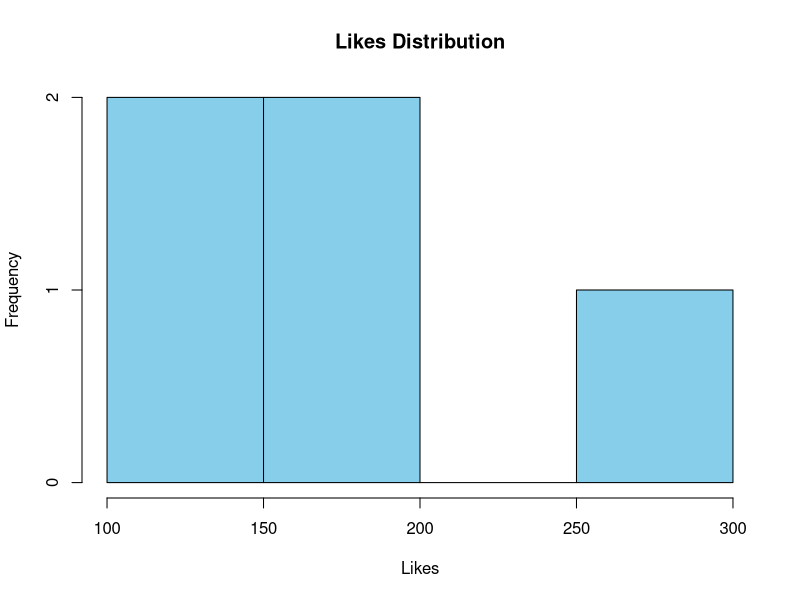
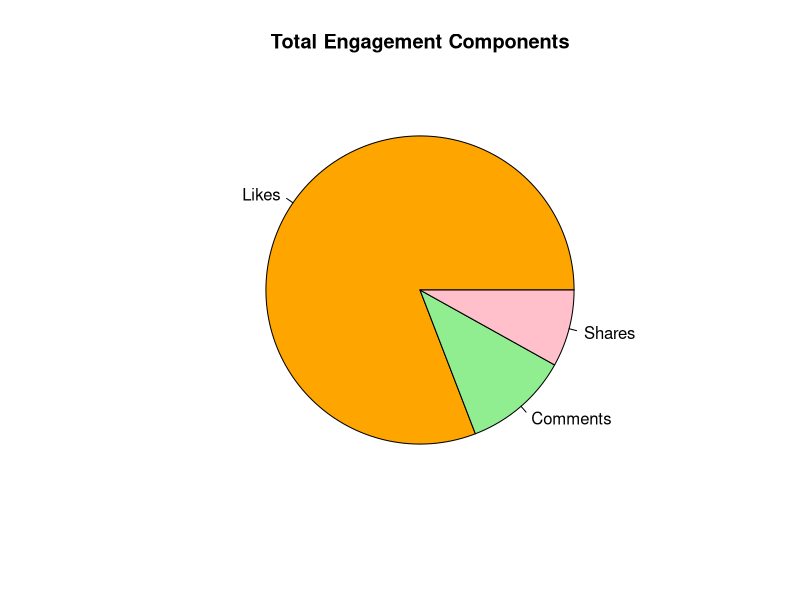
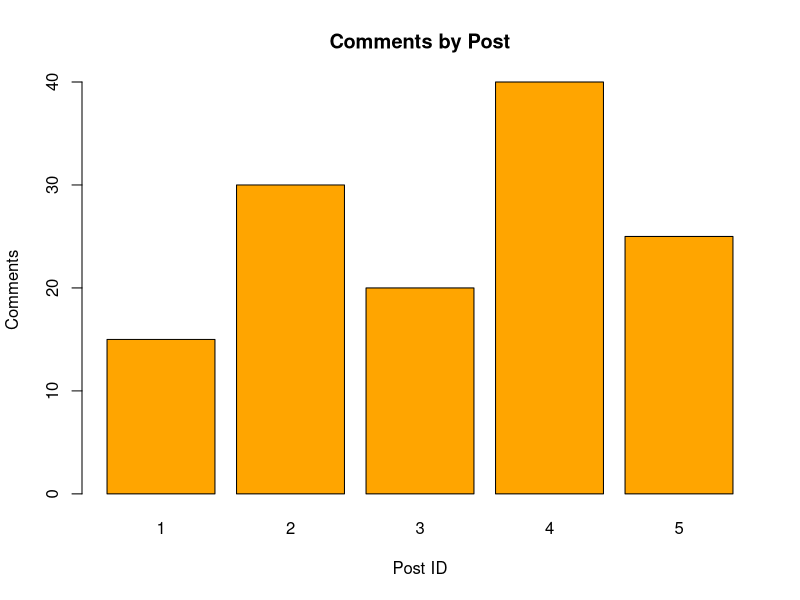
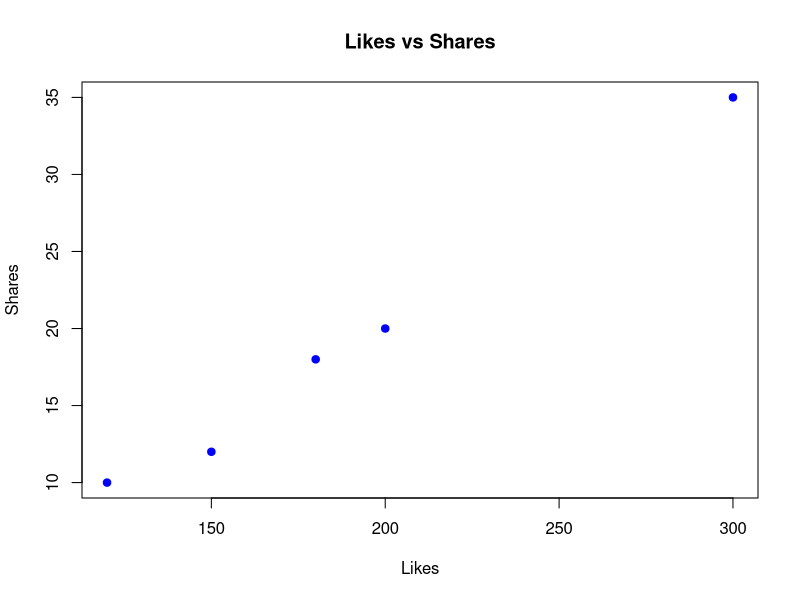

Here is the R script that generated these plots, in order:
# SET 28 - Social Media Posts

data <- data.frame(
  Post.ID = c(1,2,3,4,5),
  Likes = c(120,200,150,300,180),
  Comments = c(15,30,20,40,25),
  Shares = c(10,20,12,35,18)
)

# 33. Histogram of likes
hist(data$Likes,
     main="Likes Distribution",
     xlab="Likes",
     col="skyblue",
     border="black")

# 34. Pie chart of total engagement components
engagement <- c(
  Likes=sum(data$Likes),
  Comments=sum(data$Comments),
  Shares=sum(data$Shares)
)

pie(engagement,
    main="Total Engagement Components",
    col=c("orange","lightgreen","pink"))

# 35. Bar chart of comments by post
barplot(data$Comments,
        names.arg=data$Post.ID,
        main="Comments by Post",
        xlab="Post ID",
        ylab="Comments",
        col="orange")

# 36. Scatter plot of likes vs shares
plot(data$Likes, data$Shares,
     main="Likes vs Shares",
     xlab="Likes",
     ylab="Shares",
     pch=19,
     col="blue")
